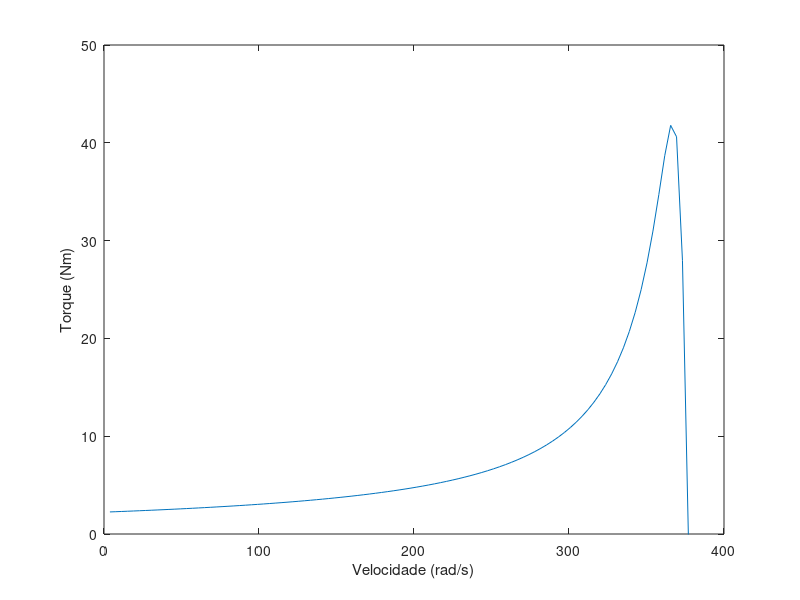

MATLAB code for this plot:
clear all;

f = 60;
polos = 2;
Rs = 0.8;
Rr = 0.1;
Lm = 0.1;
Lls = 0.01;
Llr = 0.01;
Jl = 0.002;
dl = 0.0001;
U = 220;

omega_r = linspace(0, 377, 100);
omega_1 = 2*pi*(120*f/polos)/60;
s = (omega_1 - omega_r)/omega_1;

R = Rr*(1-s) ./ s;
Zls = i*2*pi*f*Lls;
Zm = i*2*pi*f*Lm;
Zlr = i*2*pi*f*Llr;

A = Zlr + Rr + R;
B = Rs + Zls;
C = (A * Zm)/(A + Zm);
Zeq = B+C;
I_total = U/Zeq;
UB = B*I_total;
UA = U - UB;
I2 = UA ./ A;
UR = R .* I2;

P_motor = 3 .* real(UR .* conj(I2));
torque = P_motor ./ omega_r;
plot(omega_r, torque);
ylim([0 50]);
xlabel('Velocidade (rad/s)');
ylabel('Torque (Nm)');
